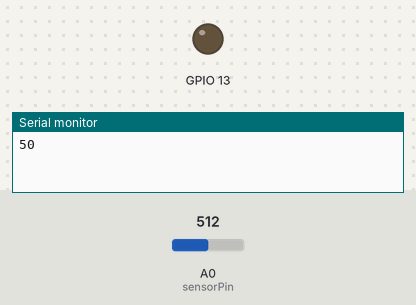
Recording of a sketch running on a simulated ESP8266 (NodeMCU). On the bench: output pins drawn as LEDs (lit = HIGH), the last lines printed to the serial monitor. The inputs (shaded band) are chosen by the test bench; at power-on: A0 (sensorPin) = 512. WiFi joins after 1.5 s; servers stay silent unless stated.

Above: at 3.0 s.
3.1 s: A0 (sensorPin) set to 428
5.0 s: A0 (sensorPin) set to 398
At 7.0 s:
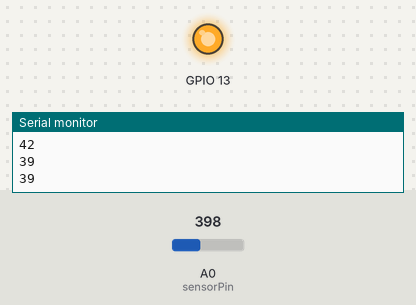
7.3 s: A0 (sensorPin) set to 499
9.0 s: A0 (sensorPin) set to 516
At 10.1 s:
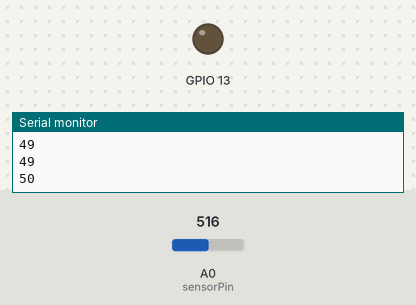
11.3 s: A0 (sensorPin) set to 306
At 12.8 s:
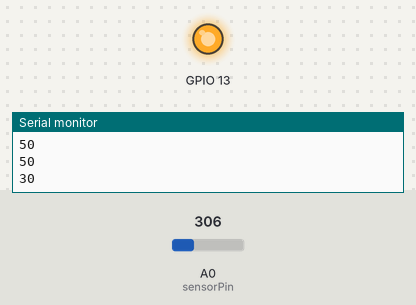
Timing chart, 0 to 14.3 s (numbered marks = the images above; inputs shaded):
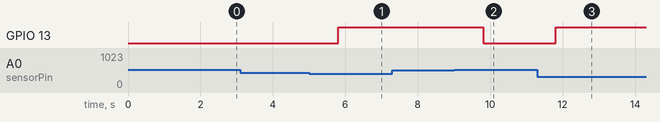

The sketch:

SoilMoistureSensorandACMotorAutomation_-_Video_Part_3.ino
```cpp
// This code was done by Ihab Hassoun and Ahmad Zakaria
#define BLYNK_PRINT Serial
#include <SPI.h>;
#include <SimpleTimer.h>;
#include <ESP8266WiFi.h>;
#include <BlynkSimpleEsp8266.h>;

char auth[] = "Enter your Authentication Token here";   // Auth is sent by Blynk to you
char ssid[] = "Your Router Name";   // you can also use your hotspot on phone, then you must write the name of your hotspot here and its password
char pass[] = "Your Router Password";
SimpleTimer timer;     // Download the SimpleTimer Library and add it to the Arduino IDE. this video was helpful: https://www.youtube.com/watch?v=_MYBoUl1wwg
const int sensorPin = A0;
int sensorState = 0;
int lastState = 0;
int lastStateWet = 0;

void notification()
{
  if (sensorState >= 51) {         //send notification
  Blynk.notify("Water your plants");
 Serial.println("Water your plants");

    }
}
void sendSensor(){
 sensorState = analogRead(sensorPin);
 sensorState = map(sensorState, 0, 1023, 0, 100);
Serial.println(sensorState);
Blynk.virtualWrite(A0, sensorState);

if (sensorState >= 50 && lastState == 0) {
 lastState = 1;                         //toggles message sent state
 lastStateWet = 0;                  //toggles message sent stateWET
 digitalWrite(13, LOW);       // this was set to LOW since the relay works in a reverse mode, so this will turn on the motor
 Blynk.notify("Water your plants");
   }
else if (sensorState <= 40 && lastStateWet == 0)
{
   lastState = 0;
   lastStateWet = 1;
   digitalWrite(13, HIGH);    //  this was set to HIGH since the relay works in a reverse mode, so this will turn off the motor
   Blynk.notify("Plants were watered");
 }

}


void setup()
{
 Serial.begin(115200);
 Blynk.begin(auth, ssid, pass);
 pinMode(sensorPin, INPUT);
 timer.setInterval(1000L, sendSensor);
 timer.setInterval(60000L, notification);
 pinMode(13, OUTPUT);
}

void loop()
{
 Blynk.run();
 timer.run();

}
```

Measured:
- the behaviour switches between 415 and 414 on A0 (sensorPin) (found by bisection; images 0 and 1)
- the behaviour switches between 506 and 507 on A0 (sensorPin) (found by bisection; images 1 and 2)
- after the input at 5.0 s, GPIO 13: LOW → HIGH after 0.80 s
- after the input at 9.0 s, GPIO 13: HIGH → LOW after 0.80 s
- after the input at 11.3 s, GPIO 13: LOW → HIGH after 0.50 s
